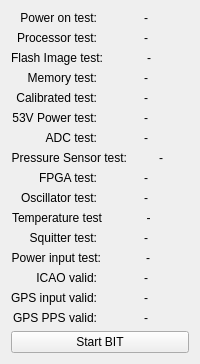
             <widget class="QWidget" name="tab_3">
              <attribute name="title">
               <string>BIT</string>
              </attribute>
              <layout class="QVBoxLayout" name="verticalLayout_13">
               <item>
                <layout class="QHBoxLayout" name="horizontalLayout_39">
                 <item>
                  <widget class="QLabel" name="label_2">
                   <property name="text">
                    <string>Power on test:</string>
                   </property>
                   <property name="alignment">
                    <set>Qt::AlignRight|Qt::AlignTrailing|Qt::AlignVCenter</set>
                   </property>
                  </widget>
                 </item>
                 <item>
                  <widget class="QLabel" name="labelPowerOn">
                   <property name="maximumSize">
                    <size>
                     <width>100</width>
                     <height>16777215</height>
                    </size>
                   </property>
                   <property name="text">
                    <string>-</string>
                   </property>
                   <property name="alignment">
                    <set>Qt::AlignCenter</set>
                   </property>
                  </widget>
                 </item>
                </layout>
               </item>
               <item>
                <layout class="QHBoxLayout" name="horizontalLayout_40">
                 <item>
                  <widget class="QLabel" name="label_5">
                   <property name="text">
                    <string>Processor test:</string>
                   </property>
                   <property name="alignment">
                    <set>Qt::AlignRight|Qt::AlignTrailing|Qt::AlignVCenter</set>
                   </property>
                  </widget>
                 </item>
                 <item>
                  <widget class="QLabel" name="labelProcessor">
                   <property name="maximumSize">
                    <size>
                     <width>100</width>
                     <height>16777215</height>
                    </size>
                   </property>
                   <property name="text">
                    <string>-</string>
                   </property>
                   <property name="alignment">
                    <set>Qt::AlignCenter</set>
                   </property>
                  </widget>
                 </item>
                </layout>
               </item>
               <item>
                <layout class="QHBoxLayout" name="horizontalLayout_41">
                 <item>
                  <widget class="QLabel" name="label_12">
                   <property name="text">
                    <string>Flash Image test:</string>
                   </property>
                   <property name="alignment">
                    <set>Qt::AlignRight|Qt::AlignTrailing|Qt::AlignVCenter</set>
                   </property>
                  </widget>
                 </item>
                 <item>
                  <widget class="QLabel" name="labelFlash">
                   <property name="maximumSize">
                    <size>
                     <width>100</width>
                     <height>16777215</height>
                    </size>
                   </property>
                   <property name="text">
                    <string>-</string>
                   </property>
                   <property name="alignment">
                    <set>Qt::AlignCenter</set>
                   </property>
                  </widget>
                 </item>
                </layout>
               </item>
               <item>
                <layout class="QHBoxLayout" name="horizontalLayout_42">
                 <item>
                  <widget class="QLabel" name="label_14">
                   <property name="text">
                    <string>Memory test:</string>
                   </property>
                   <property name="alignment">
                    <set>Qt::AlignRight|Qt::AlignTrailing|Qt::AlignVCenter</set>
                   </property>
                  </widget>
                 </item>
                 <item>
                  <widget class="QLabel" name="labelMemory">
                   <property name="maximumSize">
                    <size>
                     <width>100</width>
                     <height>16777215</height>
                    </size>
                   </property>
                   <property name="text">
                    <string>-</string>
                   </property>
                   <property name="alignment">
                    <set>Qt::AlignCenter</set>
                   </property>
                  </widget>
                 </item>
                </layout>
               </item>
               <item>
                <layout class="QHBoxLayout" name="horizontalLayout_43">
                 <item>
                  <widget class="QLabel" name="label_16">
                   <property name="text">
                    <string>Calibrated test:</string>
                   </property>
                   <property name="alignment">
                    <set>Qt::AlignRight|Qt::AlignTrailing|Qt::AlignVCenter</set>
                   </property>
                  </widget>
                 </item>
                 <item>
                  <widget class="QLabel" name="labelCal">
                   <property name="maximumSize">
                    <size>
                     <width>100</width>
                     <height>16777215</height>
                    </size>
                   </property>
                   <property name="text">
                    <string>-</string>
                   </property>
                   <property name="alignment">
                    <set>Qt::AlignCenter</set>
                   </property>
                  </widget>
                 </item>
                </layout>
               </item>
               <item>
                <layout class="QHBoxLayout" name="horizontalLayout_46">
                 <item>
                  <widget class="QLabel" name="label_22">
                   <property name="text">
                    <string>53V Power test:</string>
                   </property>
                   <property name="alignment">
                    <set>Qt::AlignRight|Qt::AlignTrailing|Qt::AlignVCenter</set>
                   </property>
                  </widget>
                 </item>
                 <item>
                  <widget class="QLabel" name="label53VPwr">
                   <property name="maximumSize">
                    <size>
                     <width>100</width>
                     <height>16777215</height>
                    </size>
                   </property>
                   <property name="text">
                    <string>-</string>
                   </property>
                   <property name="alignment">
                    <set>Qt::AlignCenter</set>
                   </property>
                  </widget>
                 </item>
                </layout>
               </item>
               <item>
                <layout class="QHBoxLayout" name="horizontalLayout_47">
                 <item>
                  <widget class="QLabel" name="label_24">
                   <property name="text">
                    <string>ADC test:</string>
                   </property>
                   <property name="alignment">
                    <set>Qt::AlignRight|Qt::AlignTrailing|Qt::AlignVCenter</set>
                   </property>
                  </widget>
                 </item>
                 <item>
                  <widget class="QLabel" name="labelADC">
                   <property name="maximumSize">
                    <size>
                     <width>100</width>
                     <height>16777215</height>
                    </size>
                   </property>
                   <property name="text">
                    <string>-</string>
                   </property>
                   <property name="alignment">
                    <set>Qt::AlignCenter</set>
                   </property>
                  </widget>
                 </item>
                </layout>
               </item>
               <item>
                <layout class="QHBoxLayout" name="horizontalLayout_48">
                 <item>
                  <widget class="QLabel" name="label_31">
                   <property name="text">
                    <string>Pressure Sensor test:</string>
                   </property>
                   <property name="alignment">
                    <set>Qt::AlignRight|Qt::AlignTrailing|Qt::AlignVCenter</set>
                   </property>
                  </widget>
                 </item>
                 <item>
                  <widget class="QLabel" name="labelPressure">
                   <property name="maximumSize">
                    <size>
                     <width>100</width>
                     <height>16777215</height>
                    </size>
                   </property>
                   <property name="text">
                    <string>-</string>
                   </property>
                   <property name="alignment">
                    <set>Qt::AlignCenter</set>
                   </property>
                  </widget>
                 </item>
                </layout>
               </item>
               <item>
                <layout class="QHBoxLayout" name="horizontalLayout_49">
                 <item>
                  <widget class="QLabel" name="label_61">
                   <property name="text">
                    <string>FPGA test:</string>
                   </property>
                   <property name="alignment">
                    <set>Qt::AlignRight|Qt::AlignTrailing|Qt::AlignVCenter</set>
                   </property>
                  </widget>
                 </item>
                 <item>
                  <widget class="QLabel" name="labelFPGA">
                   <property name="maximumSize">
                    <size>
                     <width>100</width>
                     <height>16777215</height>
                    </size>
                   </property>
                   <property name="text">
                    <string>-</string>
                   </property>
                   <property name="alignment">
                    <set>Qt::AlignCenter</set>
                   </property>
                  </widget>
                 </item>
                </layout>
               </item>
               <item>
                <layout class="QHBoxLayout" name="horizontalLayout_50">
                 <item>
                  <widget class="QLabel" name="label_64">
                   <property name="text">
                    <string>Oscillator test:</string>
                   </property>
                   <property name="alignment">
                    <set>Qt::AlignRight|Qt::AlignTrailing|Qt::AlignVCenter</set>
                   </property>
                  </widget>
                 </item>
                 <item>
                  <widget class="QLabel" name="labelOscillator">
                   <property name="maximumSize">
                    <size>
                     <width>100</width>
                     <height>16777215</height>
                    </size>
                   </property>
                   <property name="text">
                    <string>-</string>
                   </property>
                   <property name="alignment">
                    <set>Qt::AlignCenter</set>
                   </property>
                  </widget>
                 </item>
                </layout>
               </item>
               <item>
                <layout class="QHBoxLayout" name="horizontalLayout_51">
                 <item>
                  <widget class="QLabel" name="label_65">
                   <property name="text">
                    <string>Temperature test</string>
                   </property>
                   <property name="alignment">
                    <set>Qt::AlignRight|Qt::AlignTrailing|Qt::AlignVCenter</set>
                   </property>
                  </widget>
                 </item>
                 <item>
                  <widget class="QLabel" name="labelTemp">
                   <property name="maximumSize">
                    <size>
                     <width>100</width>
                     <height>16777215</height>
                    </size>
                   </property>
                   <property name="text">
                    <string>-</string>
                   </property>
                   <property name="alignment">
                    <set>Qt::AlignCenter</set>
                   </property>
                  </widget>
                 </item>
                </layout>
               </item>
               <item>
                <layout class="QHBoxLayout" name="horizontalLayout_52">
                 <item>
                  <widget class="QLabel" name="label_67">
                   <property name="text">
                    <string>Squitter test:</string>
                   </property>
                   <property name="alignment">
                    <set>Qt::AlignRight|Qt::AlignTrailing|Qt::AlignVCenter</set>
                   </property>
                  </widget>
                 </item>
                 <item>
                  <widget class="QLabel" name="labelSquitter">
                   <property name="maximumSize">
                    <size>
                     <width>100</width>
                     <height>16777215</height>
                    </size>
                   </property>
                   <property name="text">
                    <string>-</string>
                   </property>
                   <property name="alignment">
                    <set>Qt::AlignCenter</set>
                   </property>
                  </widget>
                 </item>
                </layout>
               </item>
               <item>
                <layout class="QHBoxLayout" name="horizontalLayout_53">
                 <item>
                  <widget class="QLabel" name="label_69">
                   <property name="text">
                    <string>Power input test:</string>
                   </property>
                   <property name="alignment">
                    <set>Qt::AlignRight|Qt::AlignTrailing|Qt::AlignVCenter</set>
                   </property>
                  </widget>
                 </item>
                 <item>
                  <widget class="QLabel" name="labelPwrIn">
                   <property name="maximumSize">
                    <size>
                     <width>100</width>
                     <height>16777215</height>
                    </size>
                   </property>
                   <property name="text">
                    <string>-</string>
                   </property>
                   <property name="alignment">
                    <set>Qt::AlignCenter</set>
                   </property>
                  </widget>
                 </item>
                </layout>
               </item>
               <item>
                <layout class="QHBoxLayout" name="horizontalLayout_54">
                 <item>
                  <widget class="QLabel" name="label_71">
                   <property name="text">
                    <string>ICAO valid:</string>
                   </property>
                   <property name="alignment">
                    <set>Qt::AlignRight|Qt::AlignTrailing|Qt::AlignVCenter</set>
                   </property>
                  </widget>
                 </item>
                 <item>
                  <widget class="QLabel" name="labelICAO">
                   <property name="maximumSize">
                    <size>
                     <width>100</width>
                     <height>16777215</height>
                    </size>
                   </property>
                   <property name="text">
                    <string>-</string>
                   </property>
                   <property name="alignment">
                    <set>Qt::AlignCenter</set>
                   </property>
                  </widget>
                 </item>
                </layout>
               </item>
               <item>
                <layout class="QHBoxLayout" name="horizontalLayout_55">
                 <item>
                  <widget class="QLabel" name="label_73">
                   <property name="text">
                    <string>GPS input valid:</string>
                   </property>
                   <property name="alignment">
                    <set>Qt::AlignRight|Qt::AlignTrailing|Qt::AlignVCenter</set>
                   </property>
                  </widget>
                 </item>
                 <item>
                  <widget class="QLabel" name="labelGPSIn">
                   <property name="maximumSize">
                    <size>
                     <width>100</width>
                     <height>16777215</height>
                    </size>
                   </property>
                   <property name="text">
                    <string>-</string>
                   </property>
                   <property name="alignment">
                    <set>Qt::AlignCenter</set>
                   </property>
                  </widget>
                 </item>
                </layout>
               </item>
               <item>
                <layout class="QHBoxLayout" name="horizontalLayout_56">
                 <item>
                  <widget class="QLabel" name="label_75">
                   <property name="text">
                    <string>GPS PPS valid:</string>
                   </property>
                   <property name="alignment">
                    <set>Qt::AlignRight|Qt::AlignTrailing|Qt::AlignVCenter</set>
                   </property>
                  </widget>
                 </item>
                 <item>
                  <widget class="QLabel" name="labelGPSPPS">
                   <property name="maximumSize">
                    <size>
                     <width>100</width>
                     <height>16777215</height>
                    </size>
                   </property>
                   <property name="text">
                    <string>-</string>
                   </property>
                   <property name="alignment">
                    <set>Qt::AlignCenter</set>
                   </property>
                  </widget>
                 </item>
                </layout>
               </item>
               <item>
                <widget class="QPushButton" name="pushButtonBITSendReq">
                 <property name="text">
                  <string>Start BIT</string>
                 </property>
                </widget>
               </item>
              </layout>
             </widget>
